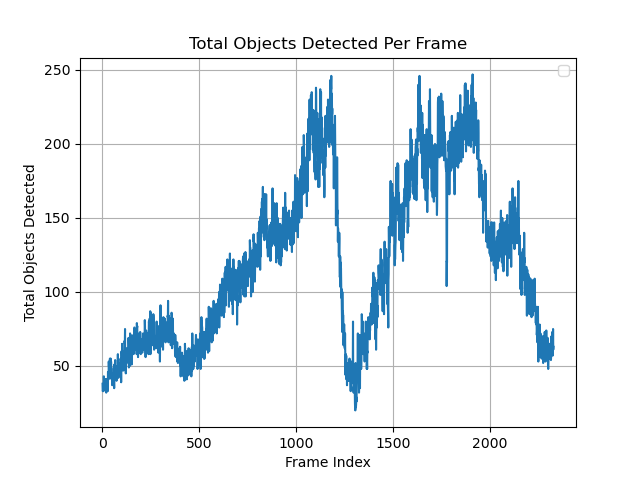
#> input picture src/objects.png, 640 x 480 px, given in place of test2_original.mp4, which was not available
$ jupyter execute color_anaylsis.ipynb
#> lines starting #> are read from the running program, lines starting #| are printed output that depends on the picture; after the words box and inside, x2 and y2 are one past the last pixel; in counts of white or black regions, pixels touching at a corner belong together; pictures that were not available may be replaced by others from this repository, and a replacement may not be noted
[cell 1]
import cv2
import numpy as np
import math
import pandas as pd
import matplotlib.pyplot as plt
from tqdm import tqdm

[cell 2]
color_map = {
    'red': [
        {
            'lower': np.array([0, 50, 50]),
            'upper': np.array([10, 255, 255])
        },
        {
            'lower': np.array([161, 50, 50]),
            'upper': np.array([179, 255, 255])
        }
    ],
    'orange': {
        'lower': np.array([11, 50, 50]),
        'upper': np.array([25, 255, 255])
    },
    'yellow': {
        'lower': np.array([26, 50, 50]),
        'upper': np.array([34, 255, 255])
    },
    'green': {
        'lower': np.array([35, 50, 50]),
        'upper': np.array([77, 255, 255])
    },
    'blue': {
        'lower': np.array([78, 50, 50]),
        'upper': np.array([125, 255, 255])
    },
    'purple': {
        'lower': np.array([126, 50, 50]),
        'upper': np.array([160, 255, 255])
    },
    'white': {
        'lower': np.array([0, 0, 200]),
        'upper': np.array([179, 30, 255])
    },
    'black': {
        'lower': np.array([0, 0, 0]),
        'upper': np.array([179, 255, 30])
    },
    'brown': {
        'lower': np.array([0, 0, 31]),
        'upper': np.array([179, 255, 100])
    },
}

def get_colored_pixels(color, frame):
    hsv = cv2.cvtColor(frame, cv2.COLOR_BGR2HSV)

    mapp = color_map[color]

    if isinstance(mapp, list):
        mask = cv2.inRange(hsv, mapp[0]['lower'], mapp[0]['upper'])
        mask += cv2.inRange(hsv, mapp[1]['lower'], mapp[1]['upper'])
    else:
        mask = cv2.inRange(hsv, mapp['lower'], mapp['upper'])

    masked = cv2.bitwise_and(frame, frame, mask=mask)
    return masked

[cell 3]
# [17 lines of commented-out code are left out]

[cell 4]
# save the first 10 frames of the video as a video
cap = cv2.VideoCapture('../test2_original.mp4')
width = int(cap.get(cv2.CAP_PROP_FRAME_WIDTH))
height = int(cap.get(cv2.CAP_PROP_FRAME_HEIGHT))
fps = cap.get(cv2.CAP_PROP_FPS)
writer = cv2.VideoWriter('../test2_clip.mp4', cv2.VideoWriter_fourcc(*'mp4v'), fps, (width, height))

for i in tqdm(range(10)):
    ret, frame = cap.read()
    writer.write(frame)
#> this loop made 10 passes
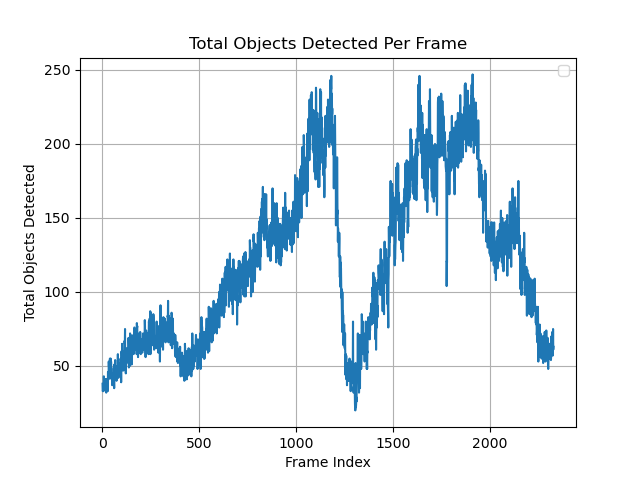
#> input picture src/objects.png, 640 x 480 px, given in place of test2_original.mp4, which was not available
#> frame is the input picture: shape (480, 640, 3); mean B, G, R 244.6, 240, 233.5

cap.release()
writer.release()

[cell 5]
capture = cv2.VideoCapture('../test2_original.mp4')

data = []

progress = tqdm(total=int(capture.get(cv2.CAP_PROP_FRAME_COUNT)))
frame_index = 0

while True:
    ret, frame = capture.read()

    progress.update(1)
    frame_index += 1

    if not ret:
        break

    for color in sorted(color_map.keys()):
        mask = get_colored_pixels(color, frame)

        # convert to grayscale
        gray = cv2.cvtColor(mask, cv2.COLOR_BGR2GRAY)

        # get the total number of pixels
        total = gray.shape[0] * gray.shape[1]

        # get the total number of pixels with color
        total_color = np.count_nonzero(gray)

        # get the percentage of pixels with color
        percentage = total_color / total

        #print(color, percentage)

        data.append([color, percentage, frame_index])
#> this loop made 9 passes
#> pass 1, in get_colored_pixels, `mask = cv2.inRange(hsv, mapp['lower'], mapp['upper'])`:
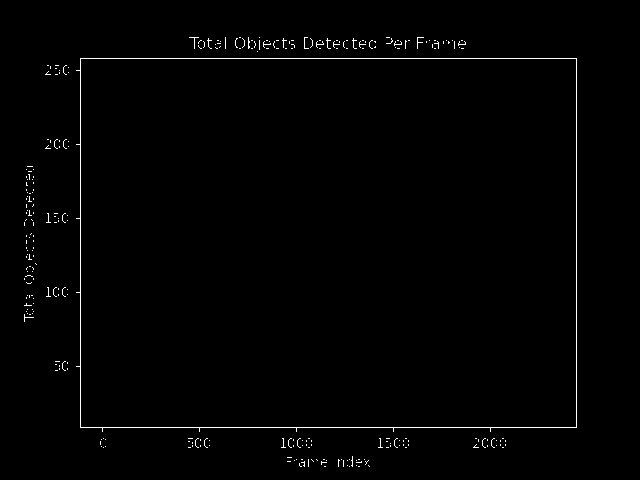
#> mask: shape (480, 640); 0.97% white in thin lines or dots, all inside (x1, y1, x2, y2) = (24, 37, 577, 467)
#> pass 1, in get_colored_pixels, `masked = cv2.bitwise_and(frame, frame, mask=mask)`:
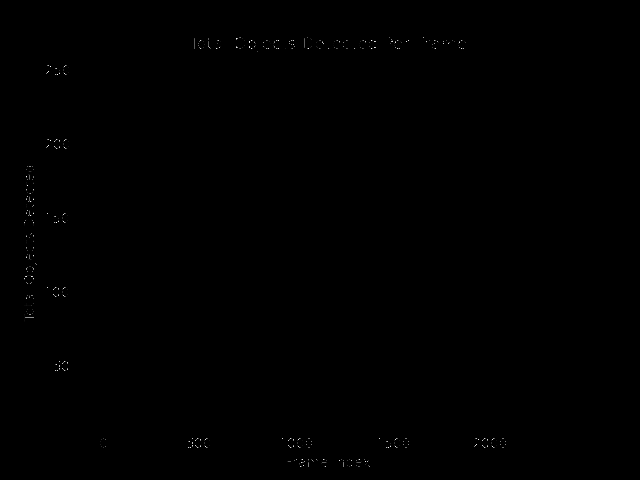
#> masked: shape (480, 640, 3); min 0, max 30, mean 0; drawn with min black and max white
#> after the loop: gray: shape (480, 640); every value is 0
#> after the loop: mask: shape (480, 640, 3); every value is 0
#> after the loop, data = [['black', 0.00249, 1], ['blue', 0.0775, 1], ['brown', 0.00306, 1], ['green', 0, 1], ['orange', 0, 1], ['purple', 0, 1], ['red', 0, 1], ['white', 0.892, 1], ['yellow', 0, 1]]

capture.release()

df = pd.DataFrame(data, columns=['color', 'percentage', 'frame'])

df.to_csv('../data/color_anaylsis.csv', index=False)
